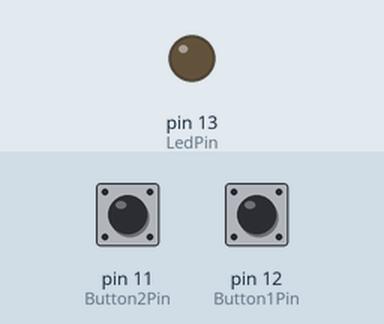
Simulated run of this sketch. Board: Arduino Uno, built with avr-gcc and run on an emulated ATmega328P. Shown: output pins drawn as LEDs (lit = HIGH). The inputs (shaded band) are chosen by the test bench; at power-on: pin 12 (Button1Pin) LOW, pin 11 (Button2Pin) LOW.

Above: at 1.2 s.
1.3 s: pin 12 (Button1Pin) pulled HIGH for 0.15 s
At 2.3 s:
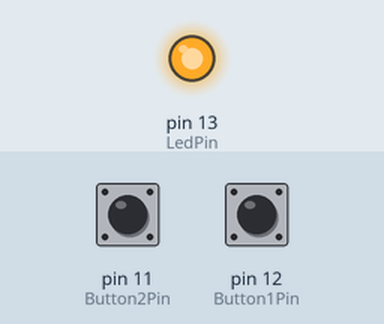
2.9 s: pin 11 (Button2Pin) pulled HIGH for 0.15 s
At 3.5 s:
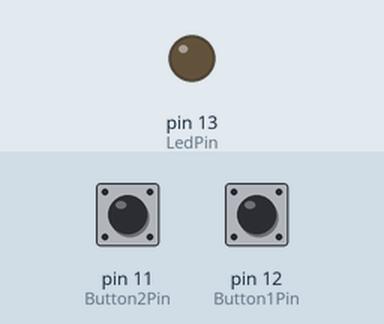
4.5 s: pin 12 (Button1Pin) pulled HIGH for 1 s
At 4.8 s:
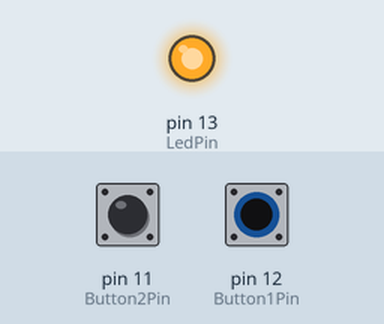
Timing chart, 0 to 7.5 s (numbered marks = the images above; inputs shaded):
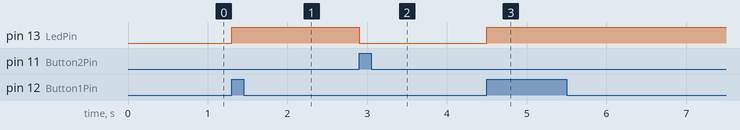

The sketch:

Arduinoexec1.ino
```cpp
int Button1State = 0;
int Button2State = 0;
int LedPin = 13;
int Button1Pin = 12;
int Button2Pin = 11;

void setup()
{
  pinMode(LedPin, OUTPUT);
  pinMode(Button1Pin, INPUT);
  pinMode(Button2Pin, INPUT);
}

void loop()
{
  Button1State = digitalRead(Button1Pin);
  Button2State = digitalRead(Button2Pin);

  if (Button1State == 1) {
    digitalWrite(LedPin, HIGH);
  }
  else if (Button2State == 1) {
    digitalWrite (LedPin, LOW);
  }
}
```

Measured:
- after the input at 1.3 s, pin 13 (LedPin): LOW → HIGH at once
- after the input at 2.9 s, pin 13 (LedPin): HIGH → LOW at once
- after the input at 4.5 s, pin 13 (LedPin): LOW → HIGH at once
